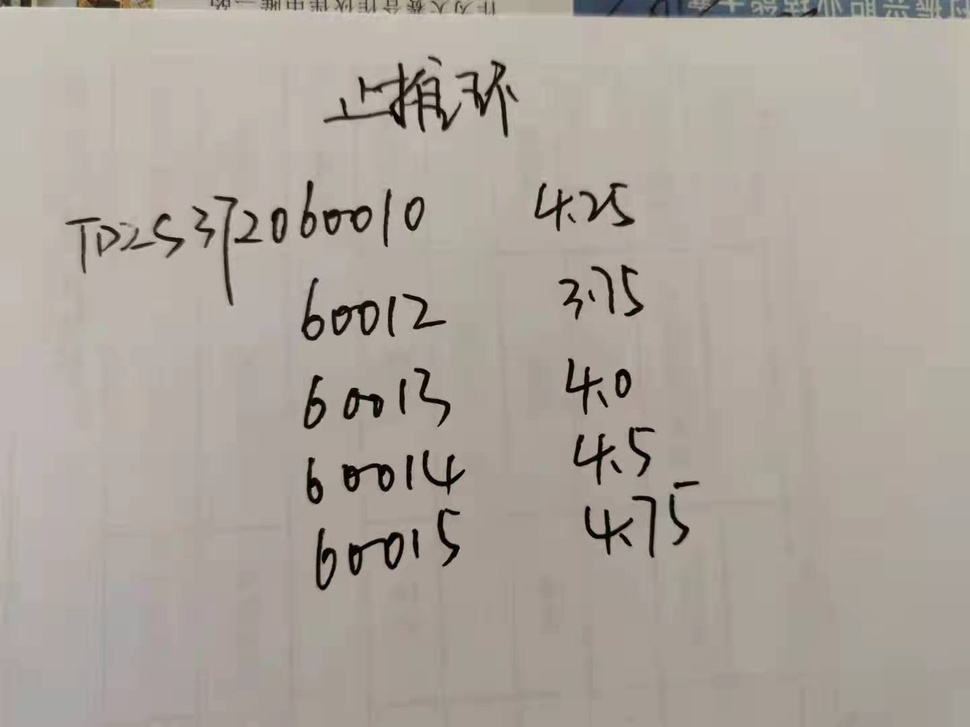
#> input picture 康弘_10.26_2021.jpg, 970 x 727 px, shrunk from 1440 x 1080 before the run, found by its file name
$ python imageprocess.py
#> lines starting #> are read from the running program, lines starting #| are printed output that depends on the picture
import os
from PIL import Image
from PIL import ImageEnhance

image_path = "D:\code\imagepro\康弘_10.26_2021.jpg"

image = Image.open(image_path)
#> image is the input picture: PIL image 970x727 RGB; mean R, G, B 172.4, 164.5, 155.9
grey_image = image.convert('L')
fil_image = grey_image.point(lambda i: i*1.8)
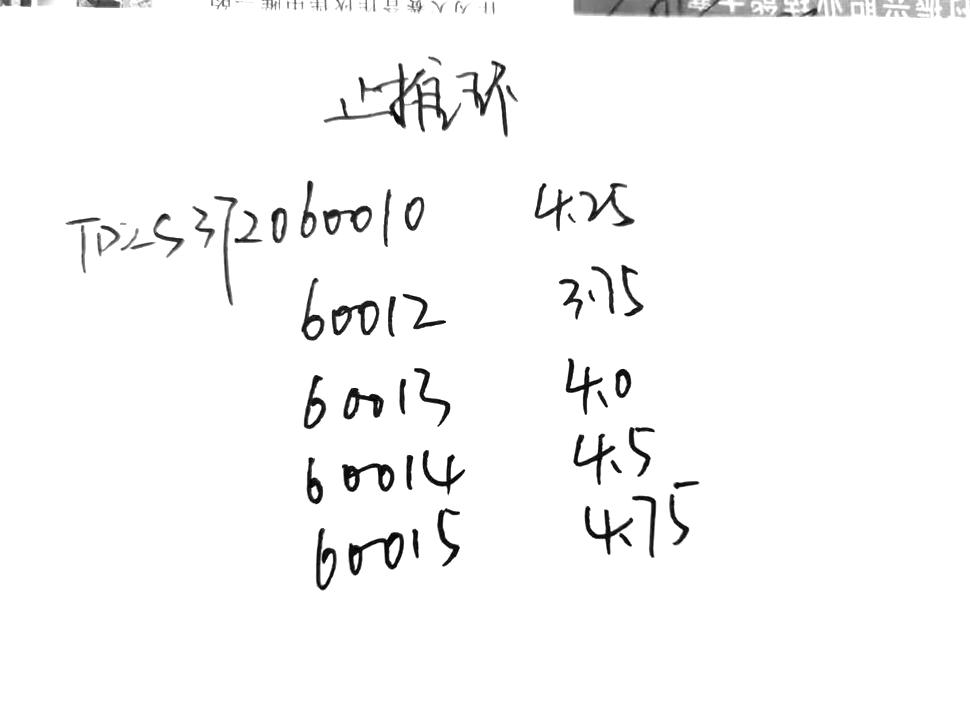
#> fil_image: PIL image 970x727 L; min 0, max 255, mean 248.7
out = ImageEnhance.Contrast(fil_image)
out = out.enhance(1.5)
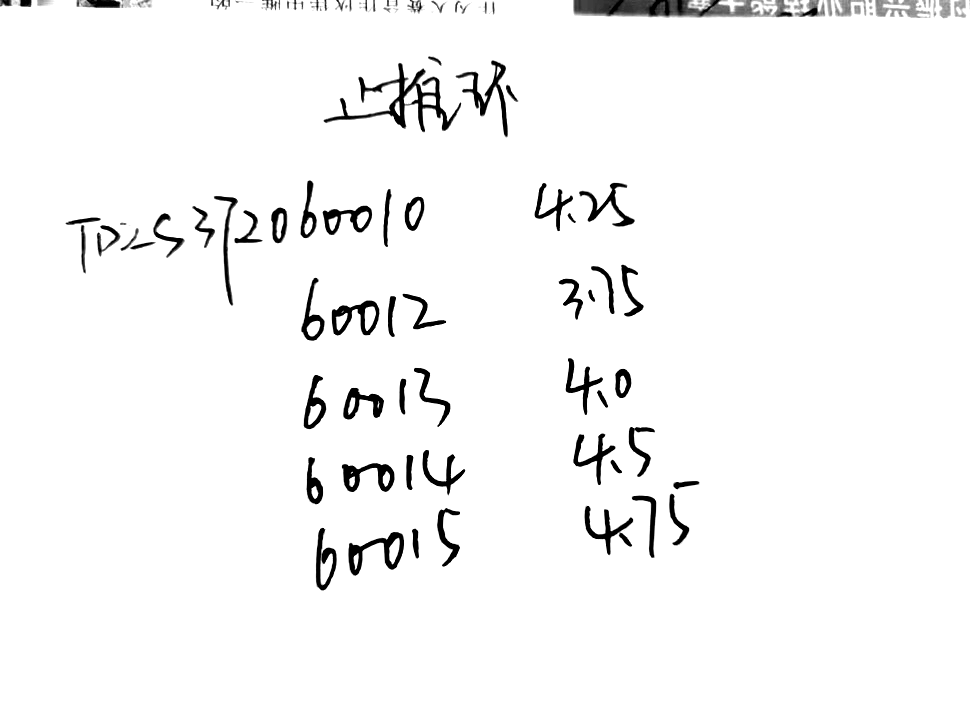
#> out: PIL image 970x727 L; min 0, max 255, mean 247

print(image.format, image.size, image.mode)
#| JPEG (970, 727) RGB

grey_image.show()
fil_image.show()
out.show()
